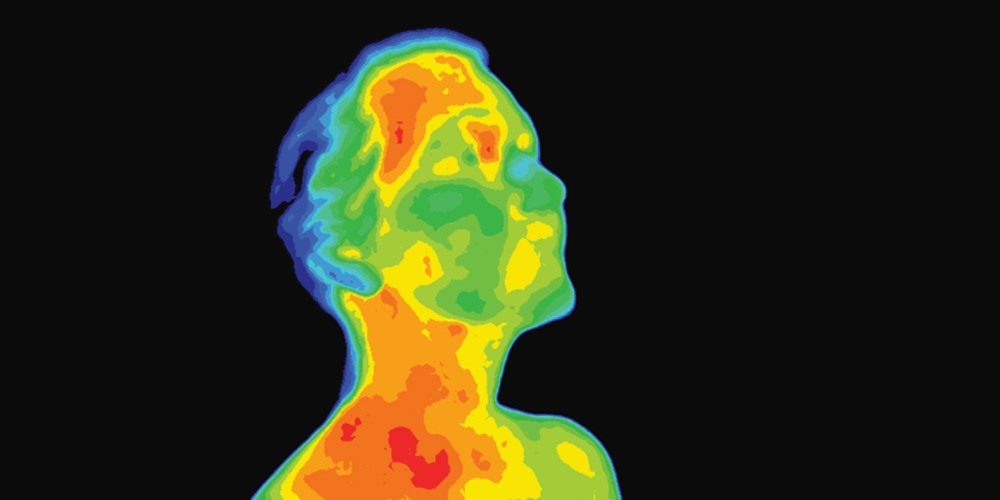
#> input picture query.jpg, 1000 x 500 px; the run also reads 1 picture not shown here
$ python PythhonOpenCVTest.py
#> lines starting #> are read from the running program, lines starting #| are printed output that depends on the picture
import numpy as np
import cv2

totalKeypoints = 100000
# Read the query image as query_img
# and train image This query image
# is what you need to find in train image
# Save it in the same directory
# with the name image.jpg
query_img = cv2.imread('query.jpg')
#> query_img is the input picture: shape (500, 1000, 3); mean B, G, R 22.6, 46.2, 45.8
train_img = cv2.imread('train.jpg')

# Convert it to grayscale
query_img_bw = cv2.cvtColor(query_img,cv2.COLOR_BGR2GRAY)
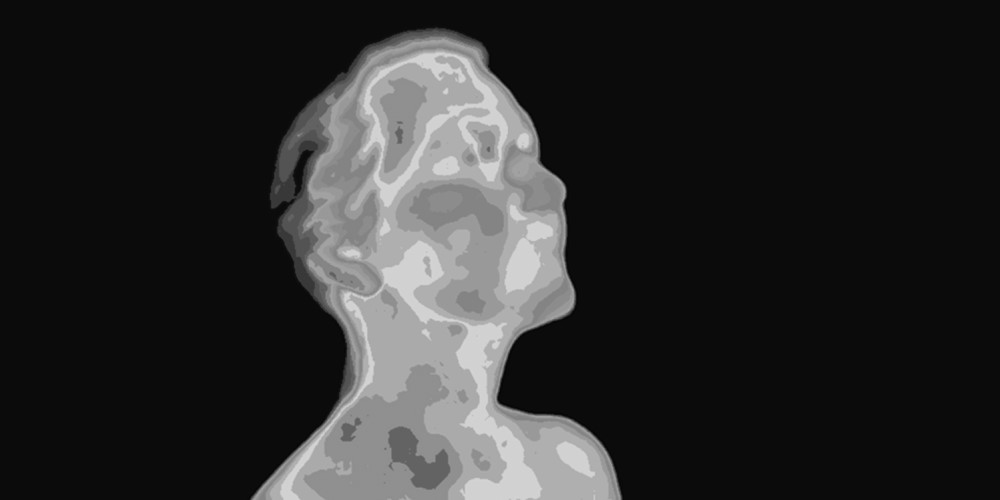
#> query_img_bw: shape (500, 1000); min 1, max 216, mean 43.4
train_img_bw = cv2.cvtColor(train_img, cv2.COLOR_BGR2GRAY)

# Initialize the ORB detector algorithm
orb = cv2.ORB_create()

# Now detect the keypoints and compute
# the descriptors for the query image
# and train image
queryKeypoints, queryDescriptors = orb.detectAndCompute(query_img_bw,None)
#> queryKeypoints = 500 keypoints; strongest (x, y, size): (499, 397, 92.6), (498, 398, 77.1), (498, 399, 53.6), (570, 305, 111.1)
trainKeypoints, trainDescriptors = orb.detectAndCompute(train_img_bw,None)
#> trainKeypoints has the same summary as queryKeypoints

# Initialize the Matcher for matching
# the keypoints and then match the
# keypoints
matcher = cv2.BFMatcher()
matches = matcher.match(queryDescriptors,trainDescriptors)
#> matches = 500 matches
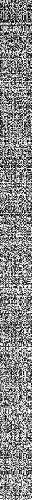
#> queryDescriptors: shape (500, 32); min 0, max 255, mean 135.2

# draw the matches to the final image
# containing both the images the drawMatches()
# function takes both images and keypoints
# and outputs the matched query image with
# its train imag
final_img = cv2.drawMatches(query_img, queryKeypoints, train_img, trainKeypoints, matches[:totalKeypoints],None)
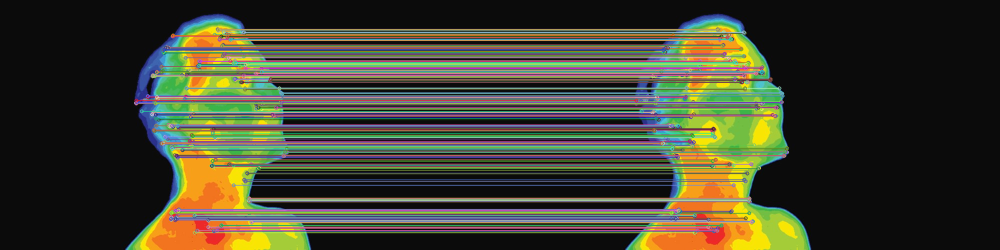
#> final_img: shape (500, 2000, 3) (shown at 1/2 size); mean B, G, R 47.8, 65.4, 65.1

final_img = cv2.resize(final_img, (2560,1440))
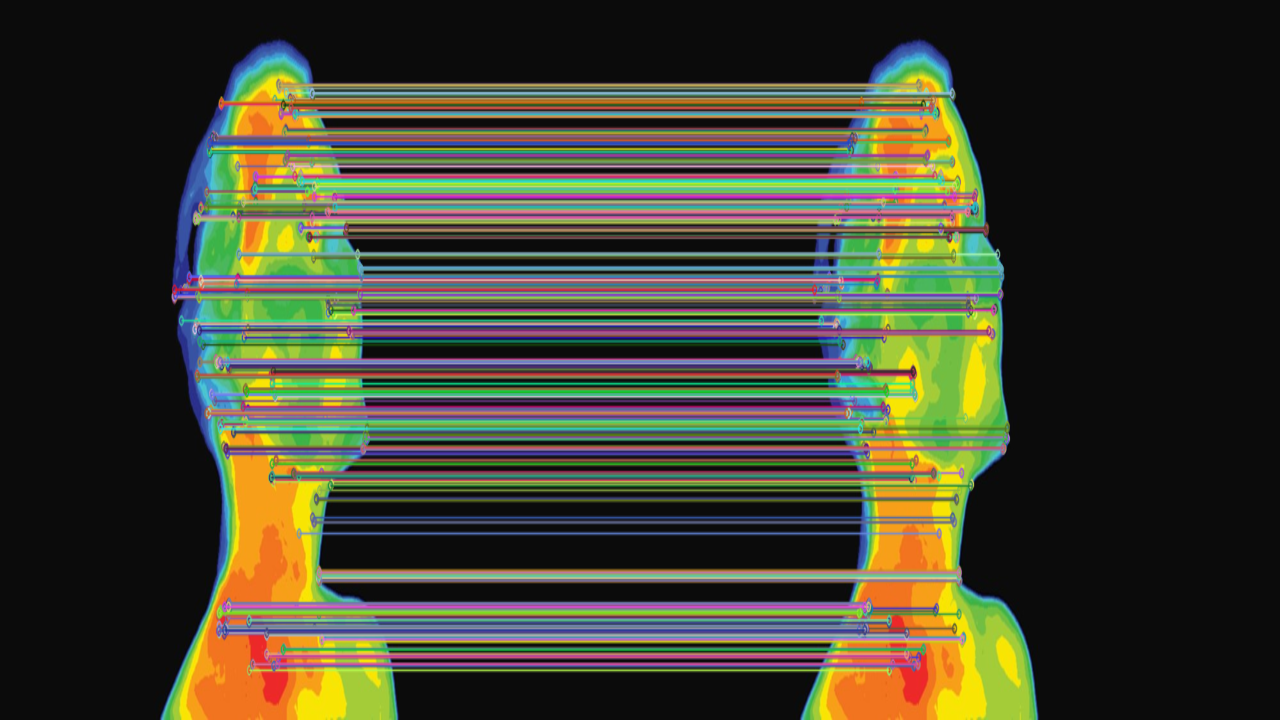
#> final_img: shape (1440, 2560, 3) (shown at 1/2 size); mean B, G, R 47.7, 65.3, 65

# Show the final image
cv2.imshow("Matches", final_img)
cv2.waitKey(1500)


#> (the run stopped early here; a loop or call above may not have finished)
